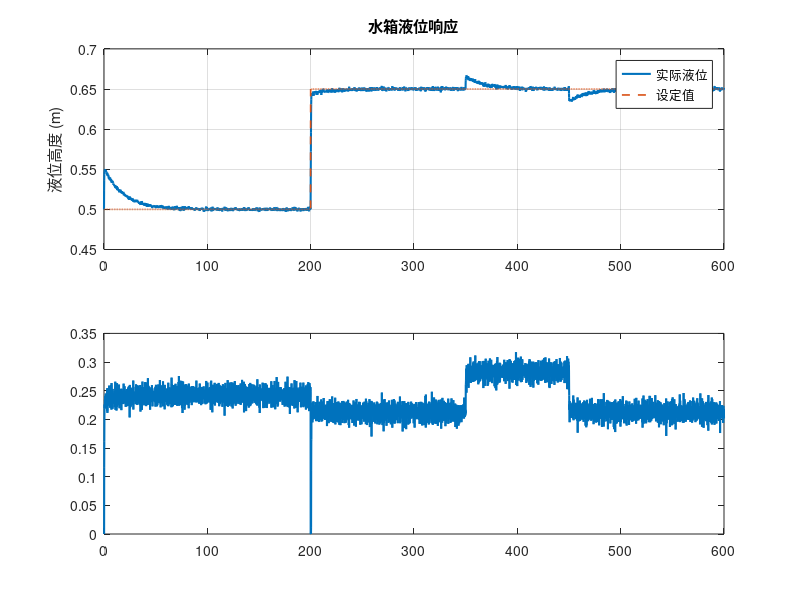

Write the MATLAB code that produced this figure. (Note: this script raises an error after producing the figure.)
% tank_level_sim.m
% 轻量级单水箱液位控制仿真（PI 控制 + 阀门开度饱和）

%% 参数定义
rng(0);                     % 固定随机种子，保证可重复性
params.A = 0.5;             % 水箱截面积 (m^2)
params.kv = 0.7;            % 阀门流量系数
params.rho = 1000;          % 水密度 (kg/m^3)
params.g = 9.81;            % 重力加速度 (m/s^2)
params.q_in_base = 0.12;    % 基础进水流量 (m^3/s)

ctrl.Kp = 4.5;              % PI 控制器比例系数
ctrl.Ki = 0.25;             % PI 控制器积分系数
ctrl.u_min = 0.0;           % 阀门最小开度 (0-1)
ctrl.u_max = 1.0;           % 阀门最大开度 (0-1)

sim.t_end = 600;            % 仿真时长 (s)
sim.dt = 0.1;               % 时间步长 (s)
sim.time = 0:sim.dt:sim.t_end;

%% 设定值与扰动
setpoint = 0.5 * ones(size(sim.time));            % 初始液位设定 (m)
setpoint(sim.time >= 200) = 0.65;                 % 200s 时阶跃上升

disturbance = zeros(size(sim.time));
disturbance(sim.time >= 350 & sim.time < 450) = 0.04;  % 进水短暂升高

noise_std = 0.002;  % 传感器噪声标准差 (m)

%% 仿真状态变量
N = numel(sim.time);
h = zeros(1, N);            % 液位高度 (m)
h(1) = 0.5;                 % 初始液位
u = zeros(1, N);            % 阀门开度 (0-1)
integral_term = 0;

%% 主仿真循环
for k = 2:N
    t = sim.time(k);
    measurement = h(k-1) + noise_std * randn;     % 压力传感器读数
    error = measurement - setpoint(k);            % 液位高于设定值 -> 误差为正
    integral_term = integral_term + error * sim.dt;

    % PI 控制律：误差为正时增大阀门开度
    raw_u = ctrl.Kp * error + ctrl.Ki * integral_term;
    u(k) = min(max(raw_u, ctrl.u_min), ctrl.u_max);

    % 抗积分饱和：当饱和发生时不积累误差
    if raw_u ~= u(k)
        integral_term = integral_term - error * sim.dt;
    end

    q_in = params.q_in_base + disturbance(k);
    q_out = params.kv * u(k) * sqrt(max(h(k-1), 0));
    dh = (q_in - q_out) / params.A;
    h(k) = max(h(k-1) + dh * sim.dt, 0);
end

%% 可视化
figure('Name','Tank Level Control','Color','w','Position',[100 100 900 500]);
subplot(2,1,1);
plot(sim.time, h, 'LineWidth', 1.5); hold on;
plot(sim.time, setpoint, '--', 'LineWidth', 1.2);
ylabel('液位高度 (m)');
legend('实际液位','设定值','Location','best');
title('水箱液位响应');
grid on;

subplot(2,1,2);
plot(sim.time, u, 'LineWidth', 1.5); hold on;
yyaxis right;
plot(sim.time, params.q_in_base + disturbance, ':', 'LineWidth', 1.2);
ylabel('进水流量 (m^3/s)');
yyaxis left;
ylabel('阀门开度 (0-1)');
xlabel('时间 (s)');
legend('阀门开度','进水流量','Location','best');
title('执行器与扰动');
grid on;

fprintf('仿真完成：最终液位 %.3f m，阀门开度 %.2f%%。\n', h(end), u(end)*100);
